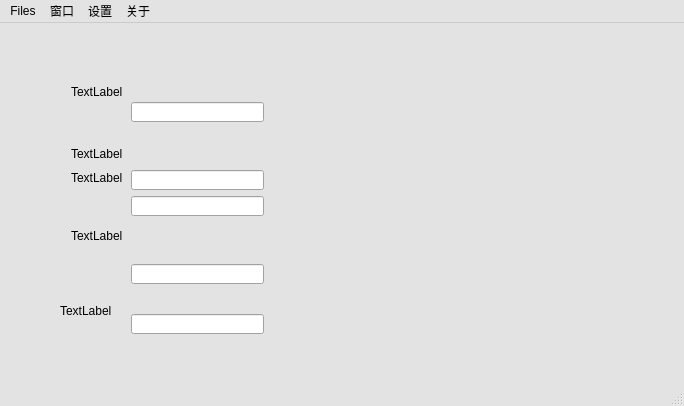
<?xml version="1.0" encoding="UTF-8"?>
<ui version="4.0">
 <class>iFlyForm</class>
 <widget class="QMainWindow" name="iFlyForm">
  <property name="windowModality">
   <enum>Qt::WindowModal</enum>
  </property>
  <property name="geometry">
   <rect>
    <x>0</x>
    <y>0</y>
    <width>684</width>
    <height>406</height>
   </rect>
  </property>
  <property name="palette">
   <palette>
    <active>
     <colorrole role="Base">
      <brush brushstyle="SolidPattern">
       <color alpha="255">
        <red>255</red>
        <green>255</green>
        <blue>255</blue>
       </color>
      </brush>
     </colorrole>
     <colorrole role="Window">
      <brush brushstyle="SolidPattern">
       <color alpha="255">
        <red>227</red>
        <green>227</green>
        <blue>227</blue>
       </color>
      </brush>
     </colorrole>
    </active>
    <inactive>
     <colorrole role="Base">
      <brush brushstyle="SolidPattern">
       <color alpha="255">
        <red>255</red>
        <green>255</green>
        <blue>255</blue>
       </color>
      </brush>
     </colorrole>
     <colorrole role="Window">
      <brush brushstyle="SolidPattern">
       <color alpha="255">
        <red>227</red>
        <green>227</green>
        <blue>227</blue>
       </color>
      </brush>
     </colorrole>
    </inactive>
    <disabled>
     <colorrole role="Base">
      <brush brushstyle="SolidPattern">
       <color alpha="255">
        <red>227</red>
        <green>227</green>
        <blue>227</blue>
       </color>
      </brush>
     </colorrole>
     <colorrole role="Window">
      <brush brushstyle="SolidPattern">
       <color alpha="255">
        <red>227</red>
        <green>227</green>
        <blue>227</blue>
       </color>
      </brush>
     </colorrole>
    </disabled>
   </palette>
  </property>
  <property name="windowTitle">
   <string>iFlyForm</string>
  </property>
  <widget class="QWidget" name="centralwidget">
   <widget class="QLineEdit" name="lineEdit">
    <property name="geometry">
     <rect>
      <x>131</x>
      <y>147</y>
      <width>133</width>
      <height>20</height>
     </rect>
    </property>
   </widget>
   <widget class="QLabel" name="label">
    <property name="geometry">
     <rect>
      <x>71</x>
      <y>123</y>
      <width>54</width>
      <height>16</height>
     </rect>
    </property>
    <property name="text">
     <string>TextLabel</string>
    </property>
   </widget>
   <widget class="QLabel" name="label_2">
    <property name="geometry">
     <rect>
      <x>71</x>
      <y>61</y>
      <width>54</width>
      <height>16</height>
     </rect>
    </property>
    <property name="text">
     <string>TextLabel</string>
    </property>
   </widget>
   <widget class="QLineEdit" name="lineEdit_2">
    <property name="geometry">
     <rect>
      <x>131</x>
      <y>79</y>
      <width>133</width>
      <height>20</height>
     </rect>
    </property>
   </widget>
   <widget class="QLabel" name="label_3">
    <property name="geometry">
     <rect>
      <x>71</x>
      <y>205</y>
      <width>54</width>
      <height>16</height>
     </rect>
    </property>
    <property name="text">
     <string>TextLabel</string>
    </property>
   </widget>
   <widget class="QLineEdit" name="lineEdit_3">
    <property name="geometry">
     <rect>
      <x>131</x>
      <y>291</y>
      <width>133</width>
      <height>20</height>
     </rect>
    </property>
   </widget>
   <widget class="QLabel" name="label_4">
    <property name="geometry">
     <rect>
      <x>71</x>
      <y>147</y>
      <width>54</width>
      <height>16</height>
     </rect>
    </property>
    <property name="text">
     <string>TextLabel</string>
    </property>
   </widget>
   <widget class="QLineEdit" name="lineEdit_4">
    <property name="geometry">
     <rect>
      <x>131</x>
      <y>173</y>
      <width>133</width>
      <height>20</height>
     </rect>
    </property>
   </widget>
   <widget class="QLabel" name="label_5">
    <property name="geometry">
     <rect>
      <x>60</x>
      <y>280</y>
      <width>54</width>
      <height>16</height>
     </rect>
    </property>
    <property name="text">
     <string>TextLabel</string>
    </property>
   </widget>
   <widget class="QLineEdit" name="lineEdit_5">
    <property name="geometry">
     <rect>
      <x>131</x>
      <y>241</y>
      <width>133</width>
      <height>20</height>
     </rect>
    </property>
   </widget>
   <widget class="QWidget" name="widget" native="true">
    <property name="geometry">
     <rect>
      <x>370</x>
      <y>190</y>
      <width>120</width>
      <height>80</height>
     </rect>
    </property>
   </widget>
  </widget>
  <widget class="QMenuBar" name="menubar">
   <property name="geometry">
    <rect>
     <x>0</x>
     <y>0</y>
     <width>684</width>
     <height>23</height>
    </rect>
   </property>
   <property name="palette">
    <palette>
     <active>
      <colorrole role="Base">
       <brush brushstyle="SolidPattern">
        <color alpha="255">
         <red>255</red>
         <green>255</green>
         <blue>255</blue>
        </color>
       </brush>
      </colorrole>
      <colorrole role="Window">
       <brush brushstyle="SolidPattern">
        <color alpha="255">
         <red>227</red>
         <green>227</green>
         <blue>227</blue>
        </color>
       </brush>
      </colorrole>
     </active>
     <inactive>
      <colorrole role="Base">
       <brush brushstyle="SolidPattern">
        <color alpha="255">
         <red>255</red>
         <green>255</green>
         <blue>255</blue>
        </color>
       </brush>
      </colorrole>
      <colorrole role="Window">
       <brush brushstyle="SolidPattern">
        <color alpha="255">
         <red>227</red>
         <green>227</green>
         <blue>227</blue>
        </color>
       </brush>
      </colorrole>
     </inactive>
     <disabled>
      <colorrole role="Base">
       <brush brushstyle="SolidPattern">
        <color alpha="255">
         <red>227</red>
         <green>227</green>
         <blue>227</blue>
        </color>
       </brush>
      </colorrole>
      <colorrole role="Window">
       <brush brushstyle="SolidPattern">
        <color alpha="255">
         <red>227</red>
         <green>227</green>
         <blue>227</blue>
        </color>
       </brush>
      </colorrole>
     </disabled>
    </palette>
   </property>
   <widget class="QMenu" name="menuFiles">
    <property name="title">
     <string>Files</string>
    </property>
    <addaction name="action22"/>
    <addaction name="separator"/>
    <addaction name="menuExit"/>
   </widget>
   <widget class="QMenu" name="menu">
    <property name="title">
     <string>窗口</string>
    </property>
    <addaction name="actionff"/>
   </widget>
   <widget class="QMenu" name="menu_2">
    <property name="title">
     <string>设置</string>
    </property>
    <addaction name="actionff"/>
   </widget>
   <widget class="QMenu" name="menu_3">
    <property name="title">
     <string>关于</string>
    </property>
   </widget>
   <addaction name="menuFiles"/>
   <addaction name="menu"/>
   <addaction name="menu_2"/>
   <addaction name="menu_3"/>
  </widget>
  <widget class="QStatusBar" name="statusbar"/>
  <action name="actionff">
   <property name="text">
    <string>ff</string>
   </property>
  </action>
  <action name="action22">
   <property name="text">
    <string>22</string>
   </property>
  </action>
  <action name="menuExit">
   <property name="text">
    <string>Exit</string>
   </property>
   <property name="shortcut">
    <string>Alt+X</string>
   </property>
  </action>
 </widget>
 <resources/>
 <connections>
  <connection>
   <sender>menuExit</sender>
   <signal>triggered()</signal>
   <receiver>iFlyForm</receiver>
   <slot>close()</slot>
   <hints>
    <hint type="sourcelabel">
     <x>-1</x>
     <y>-1</y>
    </hint>
    <hint type="destinationlabel">
     <x>341</x>
     <y>202</y>
    </hint>
   </hints>
  </connection>
 </connections>
</ui>
